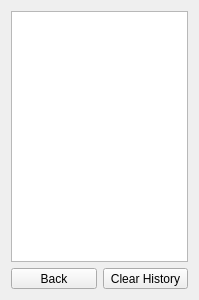
<?xml version="1.0" encoding="UTF-8"?>
<ui version="4.0">
 <class>dlgList</class>
 <widget class="QDialog" name="dlgList">
  <property name="geometry">
   <rect>
    <x>0</x>
    <y>0</y>
    <width>199</width>
    <height>300</height>
   </rect>
  </property>
  <property name="windowTitle">
   <string>Dialog</string>
  </property>
  <layout class="QGridLayout" name="gridLayout">
   <item row="0" column="0">
    <widget class="QListWidget" name="listWidget"/>
   </item>
   <item row="1" column="0">
    <layout class="QHBoxLayout" name="horizontalLayout">
     <item>
      <widget class="QToolButton" name="btnBack">
       <property name="sizePolicy">
        <sizepolicy hsizetype="Preferred" vsizetype="Fixed">
         <horstretch>0</horstretch>
         <verstretch>0</verstretch>
        </sizepolicy>
       </property>
       <property name="text">
        <string>Back</string>
       </property>
      </widget>
     </item>
     <item>
      <widget class="QToolButton" name="btnClear">
       <property name="sizePolicy">
        <sizepolicy hsizetype="Preferred" vsizetype="Fixed">
         <horstretch>0</horstretch>
         <verstretch>0</verstretch>
        </sizepolicy>
       </property>
       <property name="text">
        <string>Clear History</string>
       </property>
      </widget>
     </item>
    </layout>
   </item>
  </layout>
 </widget>
 <resources/>
 <connections/>
</ui>
